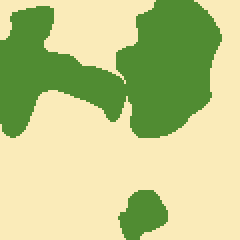
#> input picture data/test/masks/tile_1.87_35.png, 120 x 120 px (shown 2 times larger)
$ python preprocess_binary.py
#> lines starting #> are read from the running program, lines starting #| are printed output that depends on the picture; after the words box and inside, x2 and y2 are one past the last pixel; in counts of white or black regions, pixels touching at a corner belong together
# File: preprocess_binary.py
# Binary preprocessing for slum detection - converts multi-class to binary
import os
import glob
from tqdm import tqdm
import cv2
import numpy as np
from pathlib import Path

# --- Configuration ---
BASE_DIR = Path(os.getcwd())
DATA_DIR = BASE_DIR / "data"
PREPROCESSED_DIR = BASE_DIR / "data_preprocessed"

SETS = ["train", "val", "test"]

# Original expected class mapping (from documentation)
EXPECTED_CLASS_COLORS = [
    (0, 128, 0),      # 0: vegetation
    (128, 128, 128),  # 1: built-up
    (255, 0, 0),      # 2: informal settlements (SLUM - our target class)
    (0, 0, 128),      # 3: impervious surfaces
    (165, 42, 42),    # 4: barren
    (0, 255, 255),    # 5: water
    (128, 0, 128)     # 6: unlabelled
]

# Actual colors found in the dataset - needs to be mapped to classes
ACTUAL_COLORS_FOUND = [
    (0, 0, 0),        # Black
    (40, 120, 240),   # Blue-ish
    (80, 140, 50),    # Green-ish
    (100, 100, 150),  # Purple-ish
    (200, 160, 40),   # Yellow-ish
    (200, 200, 200),  # Light gray
    (250, 235, 185)   # Beige-ish
]

# We need to map actual colors to class IDs
# This mapping should be based on visual inspection or dataset documentation
# For now, let's create a reasonable mapping based on color similarity
COLOR_TO_CLASS_MAPPING = {
    (0, 0, 0): 6,        # Black -> unlabelled
    (40, 120, 240): 2,   # Blue -> informal settlements (slums) - ASSUMPTION
    (80, 140, 50): 0,    # Green -> vegetation
    (100, 100, 150): 3,  # Purple -> impervious surfaces
    (200, 160, 40): 4,   # Yellow -> barren
    (200, 200, 200): 1,  # Gray -> built-up
    (250, 235, 185): 5   # Beige -> water
}

SLUM_CLASS_ID = 2  # informal settlements

def discover_dataset_colors(data_dir, max_files_per_set=100):
    """Discover all unique colors present in the dataset"""
    print("Discovering actual colors in the dataset...")

    all_colors = set()
    color_counts = {}

    for dataset_split in SETS:
        mask_dir = data_dir / dataset_split / "masks"
        if not mask_dir.exists():
            print(f"Warning: {mask_dir} does not exist")
            continue

        mask_files = list(mask_dir.glob("*.png"))[:max_files_per_set]

        for mask_file in tqdm(mask_files, desc=f"Analyzing {dataset_split}"):
            mask = cv2.imread(str(mask_file), cv2.IMREAD_COLOR)
            mask_rgb = cv2.cvtColor(mask, cv2.COLOR_BGR2RGB)

            unique_colors = np.unique(mask_rgb.reshape(-1, mask_rgb.shape[-1]), axis=0)
            for color in unique_colors:
                color_tuple = tuple(color)
                all_colors.add(color_tuple)
                if color_tuple not in color_counts:
                    color_counts[color_tuple] = 0
                color_counts[color_tuple] += 1

    print(f"\nFound {len(all_colors)} unique colors:")
    for color in sorted(all_colors):
        print(f"  {color} (appears in {color_counts[color]} files)")

    return all_colors, color_counts

def convert_rgb_to_class_mask(mask_rgb, color_mapping=None):
    """Convert RGB mask to class indices using actual color mapping."""
    h, w, _ = mask_rgb.shape
    class_mask = np.zeros((h, w), dtype=np.uint8)

    if color_mapping is None:
        color_mapping = COLOR_TO_CLASS_MAPPING

    # Apply the color mapping
    for rgb_color, class_id in color_mapping.items():
        condition = np.all(mask_rgb == rgb_color, axis=-1)
        class_mask[condition] = class_id

        # Debug: show how many pixels were mapped
        pixel_count = np.sum(condition)
        if pixel_count > 0:
            class_names = ['vegetation', 'built-up', 'informal settlements',
                          'impervious surfaces', 'barren', 'water', 'unlabelled']
            print(f"    {rgb_color} -> Class {class_id} ({class_names[class_id]}): {pixel_count} pixels")

    return class_mask

def convert_to_binary_mask(class_mask, slum_class_id):
    """Convert multi-class mask to binary slum vs non-slum."""
    binary_mask = (class_mask == slum_class_id).astype(np.uint8)
    return binary_mask

def analyze_class_distribution(mask_paths, slum_class_id):
    """Analyze the distribution of classes in the dataset."""
    print("Analyzing class distribution...")

    total_pixels = 0
    slum_pixels = 0
    class_counts = {i: 0 for i in range(7)}  # 7 classes

    for mask_path in tqdm(mask_paths, desc="Analyzing"):
        mask_rgb = cv2.cvtColor(cv2.imread(str(mask_path)), cv2.COLOR_BGR2RGB)
        class_mask = convert_rgb_to_class_mask(mask_rgb)

        # Count pixels for each class
        unique, counts = np.unique(class_mask, return_counts=True)
        for cls, count in zip(unique, counts):
            if cls < 7:
                class_counts[cls] += count

        total_pixels += class_mask.size
        slum_pixels += np.sum(class_mask == slum_class_id)

    print("\nClass Distribution:")
    print("-" * 50)
    class_names = ['vegetation', 'built-up', 'informal settlements',
                   'impervious surfaces', 'barren', 'water', 'unlabelled']

    for i, (cls_name, count) in enumerate(zip(class_names, class_counts.values())):
        percentage = (count / total_pixels) * 100 if total_pixels > 0 else 0
        print(f"{i}: {cls_name:20} - {count:10,} pixels ({percentage:5.2f}%)")

    print("-" * 50)
    print(f"Binary Distribution:")
    print(f"Slum pixels:     {slum_pixels:10,} ({(slum_pixels/total_pixels)*100:5.2f}%)")
    print(f"Non-slum pixels: {total_pixels-slum_pixels:10,} ({((total_pixels-slum_pixels)/total_pixels)*100:5.2f}%)")
    print(f"Total pixels:    {total_pixels:10,}")

    return class_counts, slum_pixels, total_pixels

def main():
    print("Starting binary slum detection preprocessing...")
    print(f"Target class: {SLUM_CLASS_ID} (informal settlements)")

    print("\nActual color to class mapping:")
    class_names = ['vegetation', 'built-up', 'informal settlements',
                   'impervious surfaces', 'barren', 'water', 'unlabelled']
    for color, class_id in COLOR_TO_CLASS_MAPPING.items():
        print(f"  {color} -> Class {class_id} ({class_names[class_id]})")

    # Create output directories
    for s in SETS:
        output_img_dir = PREPROCESSED_DIR / s / "images"
        output_mask_dir = PREPROCESSED_DIR / s / "masks"
        output_img_dir.mkdir(parents=True, exist_ok=True)
        output_mask_dir.mkdir(parents=True, exist_ok=True)

    overall_stats = {
        'total_images': 0,
        'total_pixels': 0,
        'slum_pixels': 0,
        'class_distribution': {i: 0 for i in range(7)}
    }

    for s in SETS:
        print(f"\n{'='*60}")
        print(f"Processing set: {s.upper()}")
        print(f"{'='*60}")

        img_dir = DATA_DIR / s / "images"
        mask_dir = DATA_DIR / s / "masks"

        if not img_dir.exists() or not mask_dir.exists():
            print(f"Warning: Directories not found for {s} set")
            continue

        output_img_dir = PREPROCESSED_DIR / s / "images"
        output_mask_dir = PREPROCESSED_DIR / s / "masks"

        # Get all mask files
        mask_paths = list(mask_dir.glob("*.png"))
        print(f"Found {len(mask_paths)} mask files")

        if len(mask_paths) == 0:
            print(f"No mask files found in {mask_dir}")
            continue

        # Analyze class distribution for this set
        class_counts, slum_pixels, total_pixels = analyze_class_distribution(
            mask_paths, SLUM_CLASS_ID
        )
#> the loop in convert_rgb_to_class_mask, `for rgb_color, class_id in color_mapping.items():` made 7 passes
#> pixel_count on passes 1 to 7: 0, 0, 5064, 0, 0, 0, 9336
#|     (80, 140, 50) -> Class 0 (vegetation): 5064 pixels
#|     (250, 235, 185) -> Class 5 (water): 9336 pixels
#> pass 3, in convert_rgb_to_class_mask, `condition = np.all(mask_rgb == rgb_color, axis=-1)`:
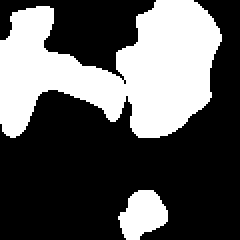
#> condition: shape (120, 120) bool (shown 2 times larger); 35.2% white; 2 white regions, box (x1, y1, x2, y2) and area: (0, 0, 111, 69) 4635, (59, 95, 84, 120) 429
#> in analyze_class_distribution, `unique, counts = np.unique(class_mask, return_counts=True)`: unique = [0, 5]; counts = [5064, 9336]
#> the loop in analyze_class_distribution, `for cls, count in zip(unique, counts):` made 2 passes
#> (cls, count) on passes 1 to 2: (0, 5064), (5, 9336)
#> after the loop in analyze_class_distribution, `for cls, count in zip(unique, counts):`: class_counts = {0: 5064, 1: 0, 2: 0, 3: 0, 4: 0, 5: 9336, 6: 0}
#> in analyze_class_distribution, `slum_pixels += np.sum(class_mask == slum_class_id)`: slum_pixels = 0
#> the loop in analyze_class_distribution, `for i, (cls_name, count) in enumerate(zip(class_names, class_counts.va..` made 7 passes
#> (cls_name, count, percentage) on passes 1 to 7: ('vegetation', 5064, 35.17), ('built-up', 0, 0), ('informal settlements', 0, 0), ('impervious surfaces', 0, 0), ('barren', 0, 0), ('water', 9336, 64.83), ('unlabelled', 0, 0)
#| 0: vegetation           -      5,064 pixels (35.17%)
#| 1: built-up             -          0 pixels ( 0.00%)
#| 2: informal settlements -          0 pixels ( 0.00%)
#| 3: impervious surfaces  -          0 pixels ( 0.00%)
#| 4: barren               -          0 pixels ( 0.00%)
#| 5: water                -      9,336 pixels (64.83%)
#| 6: unlabelled           -          0 pixels ( 0.00%)
#| Slum pixels:              0 ( 0.00%)
#| Non-slum pixels:     14,400 (100.00%)
#| Total pixels:        14,400
#> class_counts = {0: 5064, 1: 0, 2: 0, 3: 0, 4: 0, 5: 9336, 6: 0}; slum_pixels = 0; total_pixels = 14400

        # Update overall stats
        overall_stats['total_images'] += len(mask_paths)
        overall_stats['total_pixels'] += total_pixels
        overall_stats['slum_pixels'] += slum_pixels
        for i, count in class_counts.items():
            overall_stats['class_distribution'][i] += count
#> this loop made 7 passes
#> after the loop, overall_stats = 4 items

        # Process masks
        successful_conversions = 0

        for mask_path in tqdm(mask_paths, desc=f"Converting {s} masks"):
            try:
                base_name_png = mask_path.name
#> base_name_png = 'tile_1.87_35.png'
                base_name_tif = base_name_png.replace(".png", ".tif")
#> base_name_tif = 'tile_1.87_35.tif'

                # Load and convert mask
                mask_rgb = cv2.cvtColor(cv2.imread(str(mask_path)), cv2.COLOR_BGR2RGB)
                class_mask = convert_rgb_to_class_mask(mask_rgb)
#> the loop in convert_rgb_to_class_mask (call 2), `for rgb_color, class_id in color_mapping.items():` made 7 passes
#|     (80, 140, 50) -> Class 0 (vegetation): 5064 pixels
#|     (250, 235, 185) -> Class 5 (water): 9336 pixels

                # Save the class mask (for reference)
                class_mask_path = output_mask_dir / base_name_png
                cv2.imwrite(str(class_mask_path), class_mask)

                # Copy corresponding image
                img_path = img_dir / base_name_tif
                if img_path.exists():
                    img = cv2.imread(str(img_path))
#> img is the input picture: shape (120, 120, 3); mean B, G, R 137.5, 201.6, 190.2
                    if img is not None:
                        output_img_path = output_img_dir / base_name_tif
                        cv2.imwrite(str(output_img_path), img)
                        successful_conversions += 1
                    else:
                        print(f"Warning: Could not load image {img_path}")
                else:
                    print(f"Warning: Image not found for mask {mask_path}")

            except Exception as e:
                print(f"Error processing {mask_path}: {str(e)}")
                continue

        print(f"Successfully processed {successful_conversions}/{len(mask_paths)} image-mask pairs")
#| Successfully processed 1/1 image-mask pairs

    # Print overall statistics
    print(f"\n{'='*60}")
    print("OVERALL DATASET STATISTICS")
    print(f"{'='*60}")

    print(f"Total images processed: {overall_stats['total_images']}")
#| Total images processed: 3
    print(f"Total pixels: {overall_stats['total_pixels']:,}")
#| Total pixels: 43,200

    print(f"\nOverall Class Distribution:")
    print("-" * 50)
    class_names = ['vegetation', 'built-up', 'informal settlements',
                   'impervious surfaces', 'barren', 'water', 'unlabelled']

    for i, (cls_name, count) in enumerate(zip(class_names, overall_stats['class_distribution'].values())):
        percentage = (count / overall_stats['total_pixels']) * 100 if overall_stats['total_pixels'] > 0 else 0
        print(f"{i}: {cls_name:20} - {count:12,} pixels ({percentage:5.2f}%)")
#> this loop made 7 passes
#| 0: vegetation           -       15,192 pixels (35.17%)
#| 1: built-up             -            0 pixels ( 0.00%)
#| 2: informal settlements -            0 pixels ( 0.00%)
#| 3: impervious surfaces  -            0 pixels ( 0.00%)
#| 4: barren               -            0 pixels ( 0.00%)
#| 5: water                -       28,008 pixels (64.83%)
#| 6: unlabelled           -            0 pixels ( 0.00%)

    print("-" * 50)
    print(f"Binary Classification Summary:")
    print(f"Slum pixels:     {overall_stats['slum_pixels']:12,} ({(overall_stats['slum_pixels']/overall_stats['total_pixels'])*100:5.2f}%)")
#| Slum pixels:                0 ( 0.00%)
    print(f"Non-slum pixels: {overall_stats['total_pixels']-overall_stats['slum_pixels']:12,} ({((overall_stats['total_pixels']-overall_stats['slum_pixels'])/overall_stats['total_pixels'])*100:5.2f}%)")
#| Non-slum pixels:       43,200 (100.00%)

    # Calculate class imbalance ratio
    slum_ratio = overall_stats['slum_pixels'] / overall_stats['total_pixels']
#> slum_ratio = 0
    imbalance_ratio = (1 - slum_ratio) / slum_ratio if slum_ratio > 0 else float('inf')
#> imbalance_ratio = inf
    print(f"Class imbalance ratio (non-slum:slum): {imbalance_ratio:.2f}:1")
#| Class imbalance ratio (non-slum:slum): inf:1

    print(f"\n[OK] Pre-processing complete!")
    print(f"Processed dataset is now in '{PREPROCESSED_DIR}' folder.")
    print("\nNote: The binary_slum_detection.py script will automatically convert")
    print("the class masks to binary format during training.")

if __name__ == "__main__":
    main()
